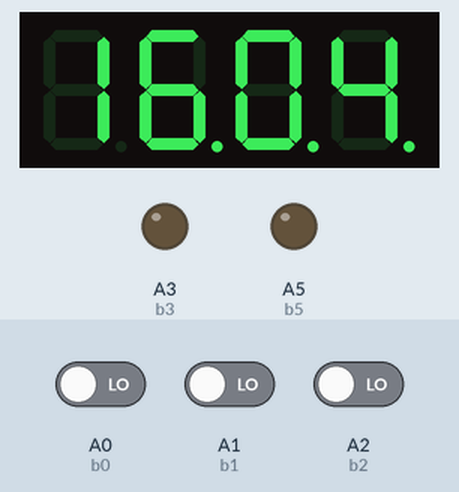
Bench run of a sketch on a simulated Arduino Uno, built with avr-gcc and run on an emulated ATmega328P. Parts: 4-digit seven-segment display, output pins drawn as LEDs (lit = HIGH). Wiring (inferred from the names in the program): 4-digit 7-segment display, segments lit when LOW: segments pin 2, pin 3, pin 4, pin 5, pin 6, pin 7, pin 8, pin 9; digit selects pin 10, pin 11, pin 12, pin 13. Dashed ring = blinking. The inputs (shaded band) are chosen by the test bench; at power-on: A2 (b2) LOW, A1 (b1) LOW, A0 (b0) LOW. The segment pins are drawn as the display they are named for; pins used as bus, display or sensor lines are not drawn.

Above: at 1.2 s.
1.3 s: A2 (b2) driven HIGH
At 2.82 s:
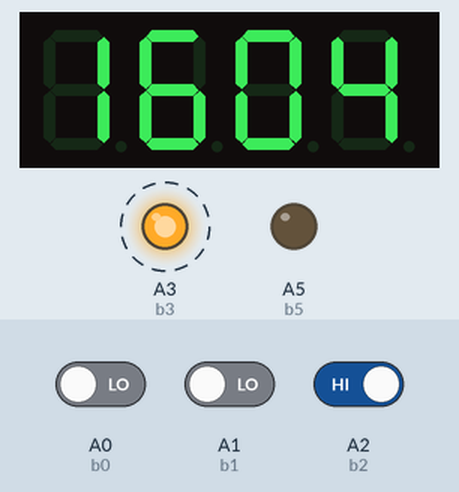
4.3 s: A1 (b1) driven HIGH
At 4.9 s:
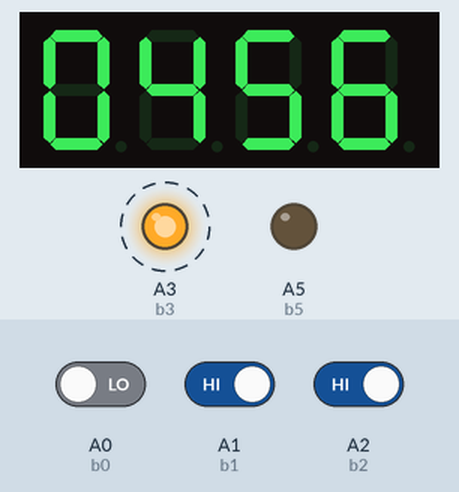
5.9 s: A0 (b0) driven HIGH
At 8.77 s:
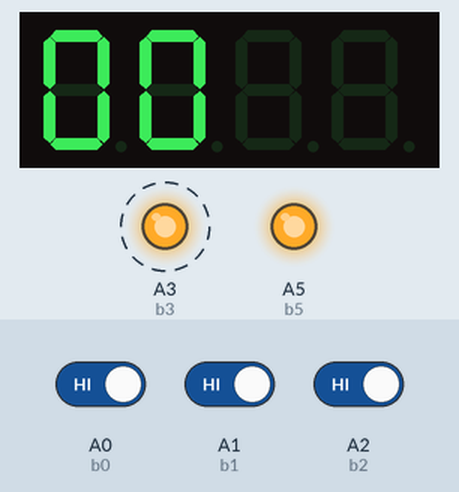
8.9 s: A0 (b0) driven LOW
At 10.82 s:
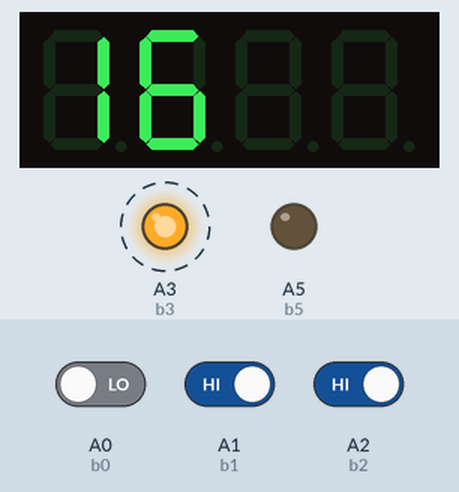
11.0 s: A0 (b0) driven HIGH
At 13.46 s:
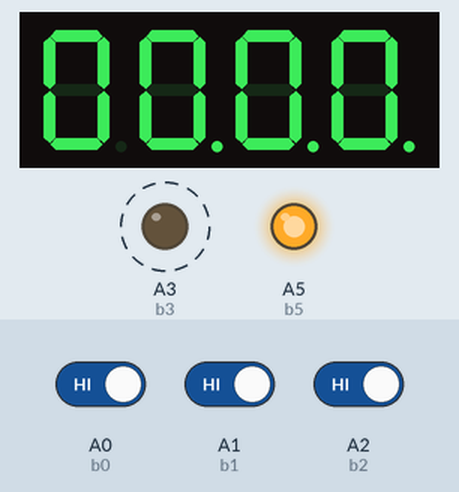
14.0 s: A1 (b1) driven LOW
At 17.23 s:
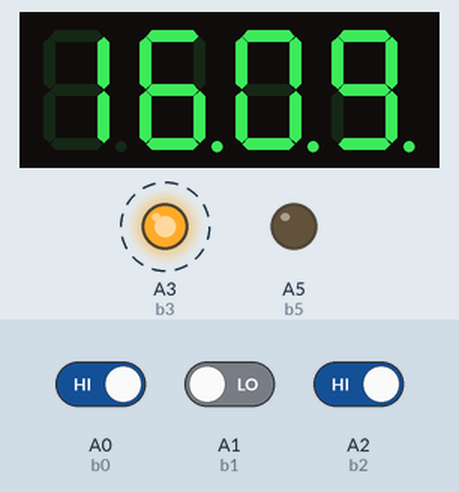
Timing chart, 0 to 17.5 s (numbered marks = the images above; inputs shaded):
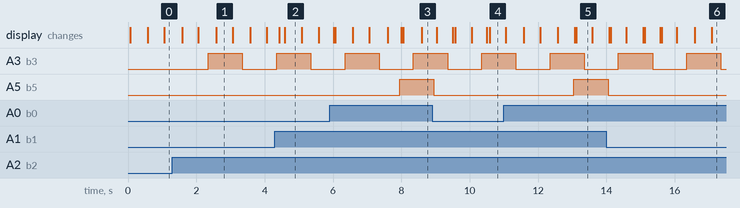

The sketch:

Relogio.ino
```cpp
/*  UNIVERSIDADE ESTADUAL DE MARINGÁ
 *  Projetos de sistemas microcontrolados
 *  Professor Rubens Zenko
 *
 *  Relógio digital utilizando Arduino UNO e display SMA420561KX-2
 *
 *  Autores:
 *  Luís Felipe Favaro Soares  91695
 *  Renan Alves Casarotto      88348
 *  Rodrigo Kenji Imafuku      88874
 *
 *
 *  Mais Informações em: https://github.com/luisffsoares/Rel-gio_Arduino
 *  Setembro de 2017
 *
 */

#include <TimerOne.h> //Biblioteca utilizada

//Declarração de variáveis

//Portas digitais relacionadas com os segmentos do display
int a = 2;
int b = 3;
int c = 4;
int d = 5;
int e = 6;
int f = 7;
int g = 8;
int dot = 9;

//Portas digitais relacionadas com os Digitos do display
int d1 = 10;
int d2 = 11;
int d3 = 12;
int d4 = 13;

//Variaveis de contagem de tempo e operações
int cont = 0;
int i = 0, j = 0;
int dia = 0;
long int h,m,s;
long int ah=0,am=0;
long int segundos =  57892;  //Segundo inicial

int hora,minuto,n,hd1,hd2,md1,md2;

int disp = 1;

// Botões
const int b0 = A0;
const int b1 = A1;
const int b2 = A2;
const int b3 = A3;
const int buzzer = A4; //Buzzer conectado na porta Analógica 4
const int b5 = A5;

// Leitura dos pinos de entrada
int buttonState0;
int buttonState1;
int buttonState2;

//Debounce
unsigned long lastDebounceTime0 = 0;
unsigned long lastDebounceTime1 = 0;
unsigned long lastDebounceTime2 = 0;
unsigned long debounceDelay = 50;

//Leituras antesriores dos botões
int lastButtonState0 = LOW;
int lastButtonState1 = LOW;
int lastButtonState2 = LOW;

//Variáveis de operação dos botões
int contabotao = 0;
int contabotao0 = 0;
int contabotao1 = 0;
int contaalarme = 0;

//Variávei de opração dos menus
bool espera = LOW;
bool incrementaminuto = LOW;
bool incrementahora = LOW;
bool menuincrementa = LOW;
bool modoalteracao = LOW;
bool menualarme = LOW;
bool alarme = LOW;

void setup()
{
  inicializa_display(); //Declara os pinos utilizados do display como saída

  // Set do timer em 5000 microsegundos
  Timer1.initialize(5000);
  // Rotina de interrupção
  Timer1.attachInterrupt( timerIsr );

//Setup como entradas e saídas dos botões, buzzer e LEDs
 pinMode(b0, INPUT);
 pinMode(b1, INPUT);
 pinMode(b2, INPUT);
 pinMode(b3, OUTPUT);
 pinMode(buzzer, OUTPUT);
 pinMode(b5, OUTPUT);

}

void loop(){

  // leitura do estado dos botões
  int reading0 = digitalRead(b0);
  int reading1 = digitalRead(b1);
  int reading2 = digitalRead(b2);


  if (reading0 != lastButtonState0) {
    // reseta do tempo de debounce
    lastDebounceTime0 = millis();
  }

  if ((millis() - lastDebounceTime0) > debounceDelay) {

    if (reading0 != buttonState0) {
      buttonState0 = reading0;
    }
  }

  if (reading1 != lastButtonState1) {

    lastDebounceTime1 = millis();
  }

  if ((millis() - lastDebounceTime1) > debounceDelay) {

    if (reading1 != buttonState1) {
      buttonState1 = reading1;
    }
  }

 if (reading2 != lastButtonState2) {
    // reset the debouncing timer
    lastDebounceTime2 = millis();
  }

  if ((millis() - lastDebounceTime2) > debounceDelay) {

    if (reading2 != buttonState2) {
      buttonState2 = reading2;
    }
  }


 lastButtonState0 = reading0;
 lastButtonState1 = reading1;
 lastButtonState2 = reading2;
}

/// --------------------------
/// Rotina do timer
/// --------------------------
void timerIsr()
{
    apaga();
    h = segundos/3600;
    m = (segundos / 60) % 60;
    s = segundos%60;

    if (cont >= 200){
      segundos = segundos +1;
      cont = 0;
    }

    if (cont <= 100){

      digitalWrite(dot,LOW);
    }else{
      digitalWrite(dot,HIGH);

    }

    cont = cont + 1;

    if (segundos >= 86400){
        segundos = 0;
        dia = dia + 1;
    }

    if (disp > 4){
      disp = 1;
    }

  botoes();

    if(menualarme == LOW){
      decodifica_tempo_disp(disp);
    }
    else{
      decodifica_alarme_disp(disp);
    }
    disp = disp+1;

    //botoes();


}

void botoes(){
  if (buttonState0 == HIGH & buttonState1 == HIGH){
    contabotao = contabotao+1;
  }
  if (buttonState2 == HIGH){
    contaalarme = contaalarme+1;
  }
  if (buttonState0 == LOW & buttonState1 == HIGH){
    if(menualarme == LOW    &&    menuincrementa == LOW){
      h = m;
      m = s;
    }
  }
  if (contaalarme == 200){
    alarme = !alarme;
    digitalWrite(b3, alarme);
    contaalarme = 0;
  }

  if (contabotao == 200){
    incrementaminuto = HIGH;
    incrementahora = LOW;
    menuincrementa = HIGH;
    menualarme = LOW;
  }

  if (contabotao >= 400){
    //segundos = segundos +60;
    contabotao = 0;
    menuincrementa = LOW;
    incrementaminuto = HIGH;
    incrementahora = LOW;
    menualarme = HIGH;
  }

  if(menuincrementa == HIGH){
    if (incrementaminuto == HIGH){
      if(buttonState0 == HIGH & buttonState1 == LOW){
        contabotao0 = contabotao0+1;
      }
      if (contabotao0 >= 100){
        incrementaminuto = LOW;
        contabotao0 = 0;
        incrementahora = HIGH;
      }

      if(buttonState0 == LOW & buttonState1 == HIGH){
        contabotao1 = contabotao1+1;
      }
      if (contabotao1 >= 100){
        contabotao = 0;
        contabotao0 = 0;
        contabotao1 = 0;
        segundos = segundos+60 - segundos%60;
      }
    }

    if (incrementahora == HIGH){
      if(buttonState0 == HIGH & buttonState1 == LOW){
       contabotao0 = contabotao0+1;
      }
      if (contabotao0 >= 100){
        contabotao0 = 0;
        contabotao = 0;
        incrementahora = LOW;
      }

      if(buttonState0 == LOW & buttonState1 == HIGH){
       contabotao1 = contabotao1+1;
      }
      if (contabotao1 >= 100){
        contabotao = 0;
        contabotao0 = 0;
        contabotao1 = 0;
        segundos = segundos+3600;
      }
    }
  }

  if(menualarme == HIGH){
    digitalWrite(b5,HIGH);
    if (incrementaminuto == HIGH){
      if(buttonState0 == HIGH & buttonState1 == LOW){
        contabotao0 = contabotao0+1;
      }
      if (contabotao0 >= 100){
        incrementaminuto = LOW;
        contabotao = 0;
        contabotao0 = 0;
        incrementahora = HIGH;
      }

      if(buttonState0 == LOW & buttonState1 == HIGH){
        contabotao1 = contabotao1+1;
      }
      if (contabotao1 >= 100){
        contabotao = 0;
        contabotao0 = 0;
        contabotao1 = 0;
        am = am + 1;
        if(am>=60){
          am = 0;
        }
      }
    }

    if (incrementahora == HIGH){
      if(buttonState0 == HIGH & buttonState1 == LOW){
       contabotao0 = contabotao0+1;
      }
      if (contabotao0 >= 100){
        contabotao = 0;
        contabotao0 = 0;
        incrementahora = LOW;
        menualarme = LOW;
        digitalWrite(A2, LOW);
      }

      if(buttonState0 == LOW & buttonState1 == HIGH){
       contabotao1 = contabotao1+1;
      }
      if (contabotao1 >= 100){
        contabotao = 0;
        contabotao0 = 0;
        contabotao1 = 0;
        ah = ah + 1;
        if(ah>24){
          ah = 0;
        }
      }
    }
  }
  else{
    digitalWrite(b5,LOW);
  }

  if(alarme){
    if(h==ah    &&    m==am){
      tone(buzzer, 440);
    }
  }
  else{
    noTone(buzzer);
  }

}

void decodifica_tempo_disp(int dp){

  if (dp == 1){
    if (incrementahora == HIGH){
      if (cont <= 100){
      digitalWrite(d1,HIGH);
      }
    if (cont>100){
      digitalWrite(d1,LOW);
    }
    }
    if (incrementahora == LOW){
    digitalWrite(d1,HIGH);
    digitalWrite(dot,HIGH);
    }


    if (h < 10){
      mostra_display(0);
    }

    if (h >= 10){
      hd1 = h / 10;
      mostra_display(hd1);
    }
  }

  if (dp == 2){

    if (incrementahora == HIGH){
      if (cont <= 100){
      digitalWrite(d2,HIGH);;
      }
    if (cont>100){
      digitalWrite(d2,LOW);
    }
    }
    if (incrementahora == LOW){
    digitalWrite(d2,HIGH);
    }


    if (h < 10){
      mostra_display(h);
    }
    if (h >= 10){
      hd2 = h % 10;
      mostra_display(hd2);
    }
  }

  if (dp == 3){

    if (incrementaminuto == HIGH){
      if (cont <= 100){
      //digitalWrite(d2,HIGH);
      digitalWrite(d3,HIGH);
      }
    if (cont>100){
      digitalWrite(d3,LOW);
    }
    }
    if (incrementaminuto == LOW){
    digitalWrite(d3,HIGH);
    }

    if (m < 10){
      mostra_display(0);
    }
    if (m >= 10){
      md1 = m / 10;
      mostra_display(md1);
    }
  }

  if (dp == 4){

    if (incrementaminuto == HIGH){
      if (cont <= 100){
      //digitalWrite(d2,HIGH);
      digitalWrite(d4,HIGH);
      }
    if (cont>100){
      digitalWrite(d4,LOW);
    }
    }
    if (incrementaminuto == LOW){
    digitalWrite(d4,HIGH);
    }

    if (m < 10){
      mostra_display(m);
    }
    if (m >= 10){
      md2 = m % 10;
      mostra_display(md2);
    }
  }
}

void decodifica_alarme_disp(int dp){

  if (dp == 1){
    if (incrementahora == HIGH){
      if (cont <= 100){

      digitalWrite(d1,HIGH);
      }
    if (cont>100){
      digitalWrite(d1,LOW);
    }
    }
    if (incrementahora == LOW){
    digitalWrite(d1,HIGH);
    digitalWrite(dot,HIGH);
    }

    if (ah < 10){
      mostra_display(0);
    }

    if (ah >= 10){
      hd1 = ah / 10;
      mostra_display(hd1);
    }
  }

  if (dp == 2){

    if (incrementahora == HIGH){
      if (cont <= 100){
      //digitalWrite(d2,HIGH);
      digitalWrite(d2,HIGH);;
      }
    if (cont>100){
      digitalWrite(d2,LOW);
    }
    }
    if (incrementahora == LOW){
    digitalWrite(d2,HIGH);
    }

    if (ah < 10){
      mostra_display(ah);
    }
    if (ah >= 10){
      hd2 = ah % 10;
      mostra_display(hd2);
    }
  }

  if (dp == 3){

    if (incrementaminuto == HIGH){
      if (cont <= 100){

      digitalWrite(d3,HIGH);
      }
    if (cont>100){
      digitalWrite(d3,LOW);
    }
    }
    if (incrementaminuto == LOW){
    digitalWrite(d3,HIGH);
    }

    if (am < 10){
      mostra_display(0);
    }
    if (am >= 10){
      md1 = am / 10;
      mostra_display(md1);
    }
  }

  if (dp == 4){

    if (incrementaminuto == HIGH){
      if (cont <= 100){
      //digitalWrite(d2,HIGH);
      digitalWrite(d4,HIGH);
      }
    if (cont>100){
      digitalWrite(d4,LOW);
    }
    }
    if (incrementaminuto == LOW){
    digitalWrite(d4,HIGH);
    }

    if (am < 10){
      mostra_display(am);
    }
    if (am >= 10){
      md2 = am % 10;
      mostra_display(md2);
    }
  }
}


void mostra_display(int n){


  if (n == 0){

    digitalWrite(a,LOW);
    digitalWrite(b,LOW);
    digitalWrite(c,LOW);
    digitalWrite(d,LOW);
    digitalWrite(e,LOW);
    digitalWrite(f,LOW);
    digitalWrite(g,HIGH);

  }

  if (n == 1){

    digitalWrite(a,HIGH);
    digitalWrite(b,LOW);
    digitalWrite(c,LOW);
    digitalWrite(d,HIGH);
    digitalWrite(e,HIGH);
    digitalWrite(f,HIGH);
    digitalWrite(g,HIGH);

  }

  if (n == 2){

    digitalWrite(a,LOW);
    digitalWrite(b,LOW);
    digitalWrite(c,HIGH);
    digitalWrite(d,LOW);
    digitalWrite(e,LOW);
    digitalWrite(f,HIGH);
    digitalWrite(g,LOW);

  }

  if (n == 3){

    digitalWrite(a,LOW);
    digitalWrite(b,LOW);
    digitalWrite(c,LOW);
    digitalWrite(d,LOW);
    digitalWrite(e,HIGH);
    digitalWrite(f,HIGH);
    digitalWrite(g,LOW);

  }

  if (n == 4){

    digitalWrite(a,HIGH);
    digitalWrite(b,LOW);
    digitalWrite(c,LOW);
    digitalWrite(d,HIGH);
    digitalWrite(e,HIGH);
    digitalWrite(f,LOW);
    digitalWrite(g,LOW);

  }

  if (n == 5){

    digitalWrite(a,LOW);
    digitalWrite(b,HIGH);
    digitalWrite(c,LOW);
    digitalWrite(d,LOW);
    digitalWrite(e,HIGH);
    digitalWrite(f,LOW);
    digitalWrite(g,LOW);

  }

  if (n == 6){

    digitalWrite(a,LOW);
    digitalWrite(b,HIGH);
    digitalWrite(c,LOW);
    digitalWrite(d,LOW);
    digitalWrite(e,LOW);
    digitalWrite(f,LOW);
    digitalWrite(g,LOW);

  }

  if (n == 7){

    digitalWrite(a,LOW);
    digitalWrite(b,LOW);
    digitalWrite(c,LOW);
    digitalWrite(d,HIGH);
    digitalWrite(e,HIGH);
    digitalWrite(f,HIGH);
    digitalWrite(g,HIGH);

  }

  if (n == 8){

    digitalWrite(a,LOW);
    digitalWrite(b,LOW);
    digitalWrite(c,LOW);
    digitalWrite(d,LOW);
    digitalWrite(e,LOW);
    digitalWrite(f,LOW);
    digitalWrite(g,LOW);


  }

  if (n == 9){

    digitalWrite(a,LOW);
    digitalWrite(b,LOW);
    digitalWrite(c,LOW);
    digitalWrite(d,LOW);
    digitalWrite(e,HIGH);
    digitalWrite(f,LOW);
    digitalWrite(g,LOW);

  }


}

void apaga(){

  digitalWrite(d1,LOW);
  digitalWrite(d2,LOW);
  digitalWrite(d3,LOW);
  digitalWrite(d4,LOW);
  digitalWrite(a,HIGH);
  digitalWrite(b,HIGH);
  digitalWrite(c,HIGH);
  digitalWrite(d,HIGH);
  digitalWrite(e,HIGH);
  digitalWrite(f,HIGH);
  digitalWrite(g,HIGH);
  digitalWrite(dot,HIGH);


}

void inicializa_display(){
  pinMode(a, OUTPUT);
  pinMode(b, OUTPUT);
  pinMode(c, OUTPUT);
  pinMode(d, OUTPUT);
  pinMode(e, OUTPUT);
  pinMode(f, OUTPUT);
  pinMode(g, OUTPUT);
  pinMode(dot, OUTPUT);

  pinMode(d1, OUTPUT);
  pinMode(d2, OUTPUT);
  pinMode(d3, OUTPUT);
  pinMode(d4, OUTPUT);

  digitalWrite(a,HIGH);
  digitalWrite(b,HIGH);
  digitalWrite(c,HIGH);
  digitalWrite(d,HIGH);
  digitalWrite(e,HIGH);
  digitalWrite(f,HIGH);
  digitalWrite(g,HIGH);
  digitalWrite(dot,HIGH);

  digitalWrite(d1,LOW);
  digitalWrite(d2,LOW);
  digitalWrite(d3,LOW);
  digitalWrite(d4,LOW);

}
```

Measured:
- after the input at 1.3 s, A3 (b3): LOW → HIGH after 1.1 s, → LOW 1.0 s later
- after the input at 4.3 s, the display: first changes after 0.12 s (image 2 shows a later state)
- after the input at 5.9 s, A5 (b5): LOW → HIGH after 2.1 s
- after the input at 8.9 s, A5 (b5): goes on until 9.0 s, then stays LOW
- after the input at 11.0 s, A5 (b5): LOW → HIGH after 2.1 s
- after the input at 14.0 s, A5 (b5): goes on until 14.1 s, then stays LOW
- what the display in image 1 shows lasts 0.5 s, from 2.6 s to 3.1 s
